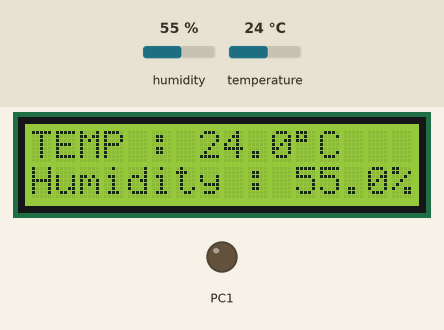
Simulated run of this program. Board: ATmega1284P, built with avr-gcc and emulated at 16 MHz (the files do not name the chip). Shown: 16×2 character LCD, output pins drawn as LEDs (lit = HIGH). Wiring (inferred from the names in the program): DHT11 sensor: data PA0. Wiring (inferred from the signals the program sends): character LCD (HD44780): RS PC0; E PC2; data PC4, PC5, PC6, PC7. The inputs (shaded band) are chosen by the test bench; at power-on: humidity 55 %, temperature 24 °C. The character LCD is taken to start in 4-bit mode; pins used as bus, display or sensor lines are not drawn; what the program prints to the serial monitor is not drawn.

Above: at 4.0 s.
4.1 s: humidity set to 22 %
At 7.9 s:
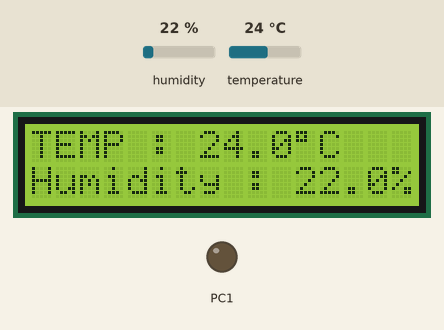
8.2 s: temperature set to 0 °C
At 11.2 s:
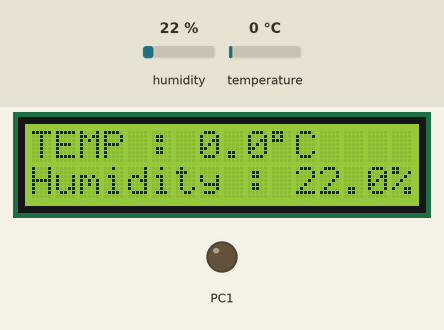
16.3 s: humidity set to 40 %
At 20.7 s:
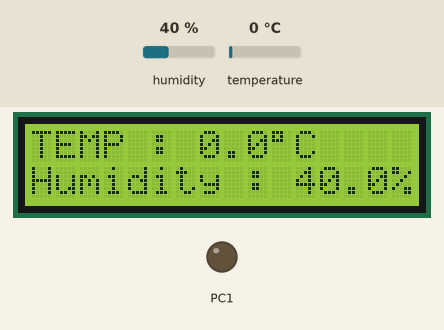
21.1 s: temperature set to 12 °C
At 24.1 s:
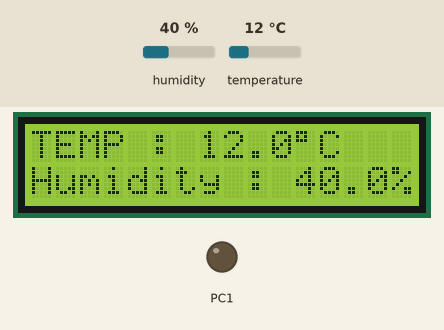
Timing chart, 0 to 25.6 s (numbered marks = the images above; inputs shaded):
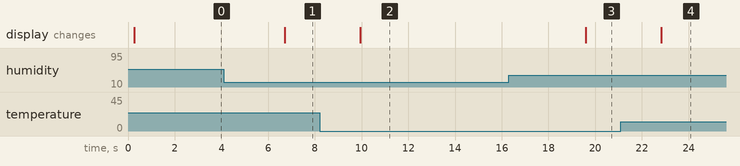

The program:

main.c
```c
/*
 * 2s_w03p01_dht11.c
 *
 * Created: 2020-10-07 오전 9:25:34
 * Author : Yunseo Hwang
 */

#define F_CPU 16000000UL
#include <avr/io.h>
#include <util/delay.h>
#include <stdlib.h>
#include "lcd1602a_h68.h"
#include "uart.h"

#define DHT11_DDR DDRA
#define DHT11_PORT PORTA
#define DHT11_PIN PINA
#define DHT11_DATA_PIN 0

#define BV(n) (1 << n)

void dht11_request();
void dht11_response();
uint8_t dht11_receive_data();
void lcd_print_dht11(uint8_t i_temp, uint8_t d_temp, uint8_t i_rh, uint8_t d_rh);
void send_data(uint8_t i_temp, uint8_t d_temp, uint8_t i_rh, uint8_t d_rh);

int main(void)
{
	uint8_t i_rh, d_rh, i_temp, d_temp, check_sum;
	struct lcd1602a_port port = {&DDRC, &DDRC, &PORTC, &PORTC};

	set_lcd_bit(4);
	set_lcd_port(port);
	lcd_init(LCD_ROWS_MAX, LCD_COLS_MAX);
	uart_init(BAUDRATE(9600));

    while (1)
    {
		dht11_request();
		dht11_response();
		i_rh = dht11_receive_data();
		d_rh = dht11_receive_data();
		i_temp = dht11_receive_data();
		d_temp = dht11_receive_data();
		check_sum = dht11_receive_data();

		if ((i_rh + d_rh + i_temp + d_temp) != check_sum) {
			lcd_clear();
			lcd_move(0, 0);
			lcd_puts("ERROR");
		} else {
			lcd_print_dht11(i_temp, d_temp, i_rh, d_rh);
			send_data(i_temp, d_temp, i_rh, d_rh);
		}
		_delay_ms(3000);
    }
}

void dht11_request()
{
	DHT11_DDR |= BV(DHT11_DATA_PIN);
	DHT11_PORT &= ~BV(DHT11_DATA_PIN);
	_delay_ms(20);
	DHT11_PORT |= BV(DHT11_DATA_PIN);
}

void dht11_response()
{
	DHT11_DDR &= ~BV(DHT11_DATA_PIN);
	while (DHT11_PIN & BV(DHT11_DATA_PIN));
	while ((DHT11_PIN & BV(DHT11_DATA_PIN)) == 0);
	while (DHT11_PIN & BV(DHT11_DATA_PIN));
}

uint8_t dht11_receive_data()
{
	uint8_t ret = 0;

	for (int q = 0; q < 8; q++)
	{
		while ((DHT11_PIN & BV(DHT11_DATA_PIN)) == 0);
		_delay_us(30);
		if (DHT11_PIN & BV(DHT11_DATA_PIN)) {
			ret = (ret << 1) | 0x01;
		} else {
			ret = ret << 1;
		}
		while (DHT11_PIN & BV(DHT11_DATA_PIN));
	}
	return ret;
}

void lcd_print_dht11(uint8_t i_temp, uint8_t d_temp, uint8_t i_rh, uint8_t d_rh)
{
	char data[5] = {0,};

	lcd_clear();
	lcd_move(0, 0);

	lcd_puts("TEMP : ");
	itoa(i_temp, data, 10);
	lcd_puts(data);
	lcd_putc('.');
	itoa(d_temp, data, 10);
	lcd_puts(data);
	lcd_putc(0xDF);
	lcd_putc('C');

	lcd_move(0, 1);
	lcd_puts("Humidity : ");
	itoa(i_rh, data, 10);
	lcd_puts(data);
	lcd_putc('.');
	itoa(d_rh, data, 10);
	lcd_puts(data);
	lcd_putc('%');
}

void send_data(uint8_t i_temp, uint8_t d_temp, uint8_t i_rh, uint8_t d_rh)
{
	//Protocol :  <0x02>T00.0H00.0C000<0x03>
	uart_write(0x02);
	uart_write('T');
	uart_write(i_temp / 10 + '0');
	uart_write(i_temp % 10 + '0');
	uart_write('.');
	uart_write(d_temp % 10 + '0');

	uart_write('H');
	uart_write(i_rh / 10 + '0');
	uart_write(i_rh % 10 + '0');
	uart_write('.');
	uart_write(d_rh % 10 + '0');

	uart_write('C');
	uart_write('0');
	uart_write('0');
	uart_write('0');
	uart_write(0x03);
	uart_write('\n');
}
```

uart.c
```c
/*
 * uart.c
 *
 * Created: 2020-07-29 오전 11:21:05
 *  Author: user
 */

#include "uart.h"

void uart_init(unsigned int baud)
{
	UBRR0H = (unsigned char)(baud >> 8);
	UBRR0L = (unsigned char)baud;
	UCSR0B = (1 << TXEN0) | (1 << RXEN0);
}

void uart_write(unsigned char data)
{
	while (!(UCSR0A & (1 << UDRE0)));
	UDR0 = data;
}

unsigned char uart_read()
{
	while (!(UCSR0A & (1 << RXC0)));
	return UDR0;
}
```

uart.h
```c
/*
 * uart.h
 *
 * Created: 2020-07-29 오전 11:20:55
 *  Author: user
 */


#ifndef UART_H_
#define UART_H_

#define F_CPU 16000000UL
#define BAUDRATE(x) ((F_CPU / 16 / x) - 1)

#include <avr/io.h>
#include <util/delay.h>

void uart_init(unsigned int baud);
void uart_write(unsigned char data);
unsigned char uart_read();

#endif /* UART_H_ */
```

lcd1602a_h68.c
```c
/*
 * lcd1602a_h68.c
 *
 * Created: 2020-06-25 오후 6:53:53
 *  Author: Yunseo Hwang
 */

#define F_CPU 16000000UL
#include <avr/io.h>
#include <util/delay.h>
#include "lcd1602a_h68.h"

uint8_t lcd_bit;
uint8_t is_lcd_initial = 0;
uint8_t lcd_limit_rows;
uint8_t lcd_limit_cols;
uint8_t lcd_cursor_x = 0;
uint8_t lcd_cursor_y = 0;
struct lcd1602a_port lcd_port;

static uint8_t lcd_port_init();
static uint8_t lcd_data(uint8_t byte);
static uint8_t lcd_command(uint8_t byte);

void set_lcd_port(struct lcd1602a_port port)
{
	lcd_port.data_ddr = port.data_ddr;
	lcd_port.data_port = port.data_port;
	lcd_port.rsrwe_ddr = port.rsrwe_ddr;
	lcd_port.rsrwe_port = port.rsrwe_port;
}

void set_lcd_bit(uint8_t bit)
{
	lcd_bit = bit;
}

uint8_t lcd_init(uint8_t rows, uint8_t cols)
{
	lcd_port_init();

	lcd_limit_rows = rows - 1;
	lcd_limit_cols = cols - 1;

	if (lcd_limit_rows < 0) lcd_limit_rows = 0;
	if (lcd_limit_cols < 0) lcd_limit_cols = 0;
	if (LCD_ROWS_MAX - 1 < lcd_limit_rows) lcd_limit_rows = LCD_ROWS_MAX - 1;
	if (LCD_COLS_MAX - 1 < lcd_limit_cols) lcd_limit_cols = LCD_COLS_MAX - 1;

	_delay_ms(30);

	if (lcd_bit == 4) {
		lcd_command(0x20);
		_delay_us(39);
	}

	lcd_command(0x20 | ((lcd_bit == 8) << 4) | (lcd_limit_cols << 3));
	_delay_us(39);
	lcd_command(0x0C);
	_delay_us(39);
	lcd_command(0x01);
	_delay_ms(1.53);
	lcd_command(0x06);
	_delay_us(39);

	lcd_cursor_x = 0;
	lcd_cursor_y = 0;
	is_lcd_initial = 1;

	return 0;
}

uint8_t lcd_move(uint8_t x, uint8_t y)
{
	lcd_cursor_x = x % (lcd_limit_rows + 1);
	lcd_cursor_y = x > lcd_limit_rows ? (LCD_COLS_MAX - 1) : y % (lcd_limit_cols + 1);

	lcd_command(0x80 + lcd_cursor_x + lcd_cursor_y * 0x40);
	_delay_us(39);

	return 0;
}

uint8_t lcd_putc(const char c)
{
	lcd_move(lcd_cursor_x, lcd_cursor_y);
	lcd_data(c);
	lcd_cursor_x++;
	lcd_move(lcd_cursor_x, lcd_cursor_y);
	return 0;
}

uint8_t lcd_puts(const char* str)
{
	int i = 0;

	for(i = 0; str[i]; i++) {
		lcd_putc(str[i]);
	}

	return 0;
}

uint8_t lcd_clear()
{
	lcd_command(0x01);
	_delay_ms(1.53);

	lcd_cursor_x = 0;
	lcd_cursor_y = 0;
	return 0;
}


uint8_t lcd_create_char(uint8_t location, uint8_t pattern[8])
{
	int i;

	lcd_command(0x40 + (location & 0x07) * 8);
	_delay_us(39);

	for (i = 0; i <  8; i++) {
		lcd_data(pattern[i] & 0x1F);
	}

	return 0;
}

uint8_t lcd_display_shift(uint8_t direction)
{
	lcd_display_shift_str(direction, 0);
}

uint8_t lcd_display_shift_str(uint8_t direction, uint8_t str_size)
{
	int i;
	static int count = -1;

	count ++;

	lcd_command(0x18 | ((direction & 0x01) << 2));
	_delay_us(39);

	if (count > lcd_limit_rows) {
		for (i = 0; i < count + 1 + str_size; i++) {
			lcd_command(0x18 | ((!direction & 0x01) << 2));
			_delay_us(39);
		}
		count = -1 - str_size;
	}

	return 0;
}

static uint8_t lcd_port_init()
{

	*(lcd_port.rsrwe_ddr) |= 0x07;
	*(lcd_port.rsrwe_port) &= ~0x07;

	if (lcd_bit == 8) {
		*(lcd_port.data_ddr) = 0xFF;
		*(lcd_port.data_port) = 0x00;
		return 0;
	} else if (lcd_bit == 4) {
		*(lcd_port.data_ddr) |= 0xF0;
		*(lcd_port.data_port) &= ~0xF0;
		return 0;
	}

	return -1;
}

static uint8_t lcd_data(uint8_t byte)
{
	_delay_ms(2);

	if (lcd_bit == 8) {
		*(lcd_port.data_port) = byte;
		*(lcd_port.rsrwe_port) &= ~0x03;
		*(lcd_port.rsrwe_port) |= 0x01;
		_delay_us(1);
		*(lcd_port.rsrwe_port) |= 0x04;
		_delay_us(1);
		*(lcd_port.rsrwe_port) &= ~0x04;

		return 0;
	} else if (lcd_bit == 4) {
		*(lcd_port.data_port) &= ~0xf0;
		*(lcd_port.data_port) |= byte & 0xf0;
		*(lcd_port.rsrwe_port) &= ~0x03;
		*(lcd_port.rsrwe_port) |= 0x01;
		_delay_us(1);
		*(lcd_port.rsrwe_port) |= 0x04;
		_delay_us(1);
		*(lcd_port.rsrwe_port) &= ~0x04;

		*(lcd_port.data_port) &= ~0xf0;
		*(lcd_port.data_port) |= (byte << 4) & 0xf0;
		*(lcd_port.rsrwe_port) &= ~0x03;
		*(lcd_port.rsrwe_port) |= 0x01;
		_delay_us(1);
		*(lcd_port.rsrwe_port) |= 0x04;
		_delay_us(1);
		*(lcd_port.rsrwe_port) &= ~0x04;

		return 0;
	}
	return -1;
}

static uint8_t lcd_command(uint8_t byte)
{
	_delay_ms(2);

	if (lcd_bit == 8) {
		*(lcd_port.data_port) = byte;
		*(lcd_port.rsrwe_port) &= ~0x03;
		_delay_us(1);
		*(lcd_port.rsrwe_port) |= 0x04;
		_delay_us(1);
		*(lcd_port.rsrwe_port) &= ~0x04;

		return 0;
	} else if (lcd_bit == 4) {
		*(lcd_port.data_port) &= ~0xf0;
		*(lcd_port.data_port) |= byte & 0xf0;
		*(lcd_port.rsrwe_port) &= ~0x03;
		_delay_us(1);
		*(lcd_port.rsrwe_port) |= 0x04;
		_delay_us(1);
		*(lcd_port.rsrwe_port) &= ~0x04;

		*(lcd_port.data_port) &= ~0xf0;
		*(lcd_port.data_port) |= (byte << 4) & 0xf0;
		*(lcd_port.rsrwe_port) &= ~0x03;
		_delay_us(1);
		*(lcd_port.rsrwe_port) |= 0x04;
		_delay_us(1);
		*(lcd_port.rsrwe_port) &= ~0x04;

		return 0;
	}

	return -1;
}
```

lcd1602a_h68.h
```c
/*
 * lcd1602a_h68.h
 *
 * Created: 2020-06-25 오후 6:54:22
 *  Author: Yunseo Hwang
 */


#ifndef LCD1602A_H68_H_
#define LCD1602A_H68_H_

#define LCD_PIN_RS  0
#define LCD_PIN_RW  1
#define LCD_PIN_E   2

#define LCD_PIN_DB0 0
#define LCD_PIN_DB1 1
#define LCD_PIN_DB2 2
#define LCD_PIN_DB3 3

#define LCD_PIN_DB4 4
#define LCD_PIN_DB5 5
#define LCD_PIN_DB6 6
#define LCD_PIN_DB7 7

#define LCD_ROWS_MAX 16
#define LCD_COLS_MAX 2

#define LCD_SHIFT_RIGHT 1
#define LCD_SHIFT_LEFT  0

struct lcd1602a_port {
	volatile uint8_t *rsrwe_ddr;
	volatile uint8_t *data_ddr;
	volatile uint8_t *rsrwe_port;
	volatile uint8_t *data_port;
};

void set_lcd_port(struct lcd1602a_port port);
void set_lcd_bit(uint8_t bit);
uint8_t lcd_init(uint8_t rows, uint8_t cols);

uint8_t lcd_move(uint8_t x, uint8_t y);
uint8_t lcd_putc(const char c);
uint8_t lcd_puts(const char* str);
uint8_t lcd_clear();
uint8_t lcd_create_char(uint8_t location, uint8_t pattern[8]);
uint8_t lcd_display_shift_str(uint8_t direction, uint8_t str_size);
uint8_t lcd_display_shift(uint8_t direction);
#endif /* LCD1602A_H_ */
```

Measured:
- after the input at 4.1 s, the display: changes after 2.6 s (image 1)
- after the input at 8.2 s, the display: changes after 1.7 s (image 2)
- after the input at 16.3 s, the display: changes after 3.3 s (image 3)
- after the input at 21.1 s, the display: changes after 1.7 s (image 4)
